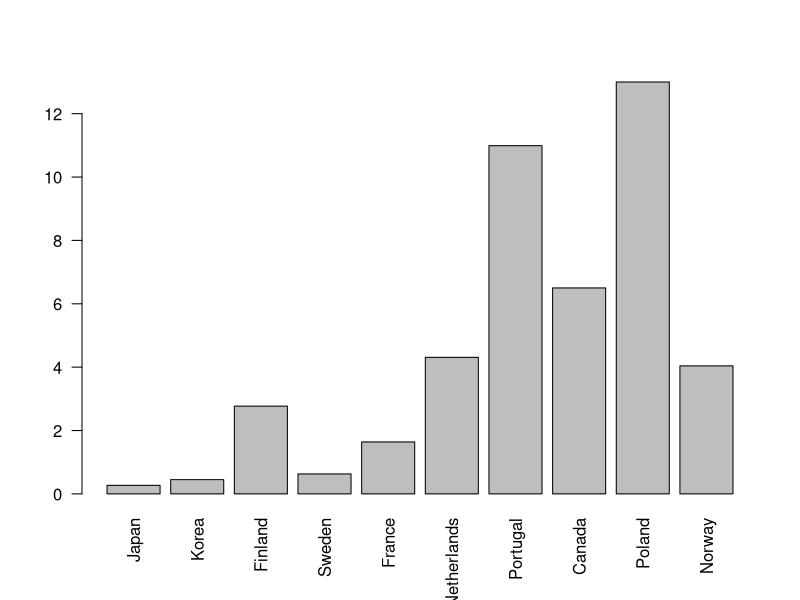

The R script that drew this image:

pdf(file="prices.pdf")
data <- c(0.27,0.45,2.77,0.63,1.64,4.31,10.99,6.50,13,4.04)
names(data) <- c("Japan","Korea","Finland","Sweden","France","Netherlands","Portugal","Canada","Poland","Norway")
barplot(data,las=2)
dev.off()